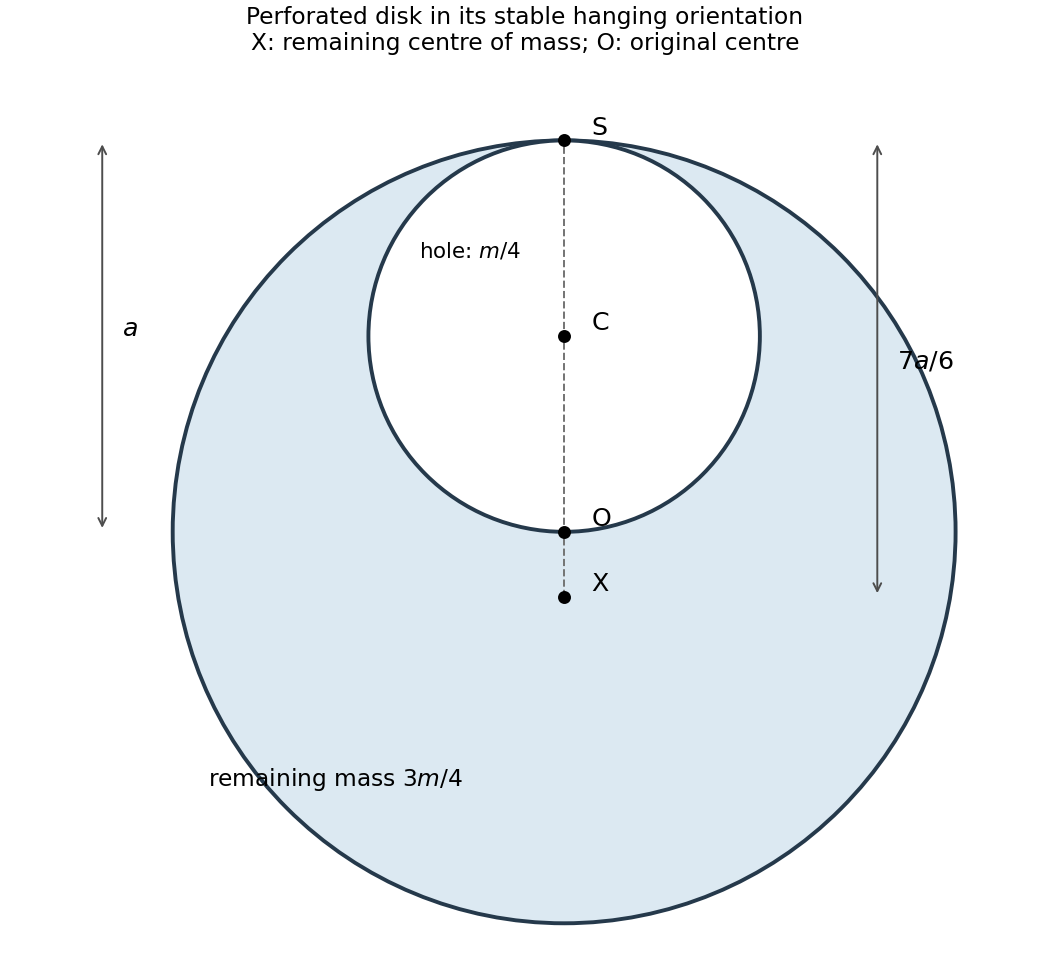

Recreate this plot in Python.
"""Normalized equilibrium geometry of an internally tangent circular hole."""
from pathlib import Path
import matplotlib
matplotlib.use('Agg')
import matplotlib.pyplot as plt
from matplotlib.patches import Circle

fig,ax=plt.subplots(figsize=(7.5,7),layout='constrained')
ax.add_patch(Circle((0,0),1,facecolor='#dce9f2',edgecolor='#25394b',lw=2))
ax.add_patch(Circle((0,.5),.5,facecolor='white',edgecolor='#25394b',lw=2))
ax.plot([0,0],[-1/6,1],ls='--',color='.45',lw=1)
for label,y in [('S',1),('C',.5),('O',0),('X',-1/6)]:
 ax.scatter([0],[y],s=32,color='black',zorder=5);ax.text(.07,y+.015,label,fontsize=13)
for x,y1,y2,label in [(-1.18,0,1,r'$a$'),(.8,-1/6,1,r'$7a/6$')]:
 ax.annotate('',xy=(x,y2),xytext=(x,y1),arrowprops=dict(arrowstyle='<->',color='.3'))
 ax.text(x+.05,(y1+y2)/2,label,fontsize=13)
ax.text(-.91,-.65,r'remaining mass $3m/4$',fontsize=12)
ax.text(-.37,.7,r'hole: $m/4$',fontsize=11)
ax.set(xlim=(-1.4,1.2),ylim=(-1.13,1.2),aspect='equal')
ax.axis('off');ax.set_title('Perforated disk in its stable hanging orientation\nX: remaining centre of mass; O: original centre',fontsize=12)
fig.savefig(Path.cwd()/Path(__file__).with_suffix('.png').name,dpi=140,facecolor='white')
